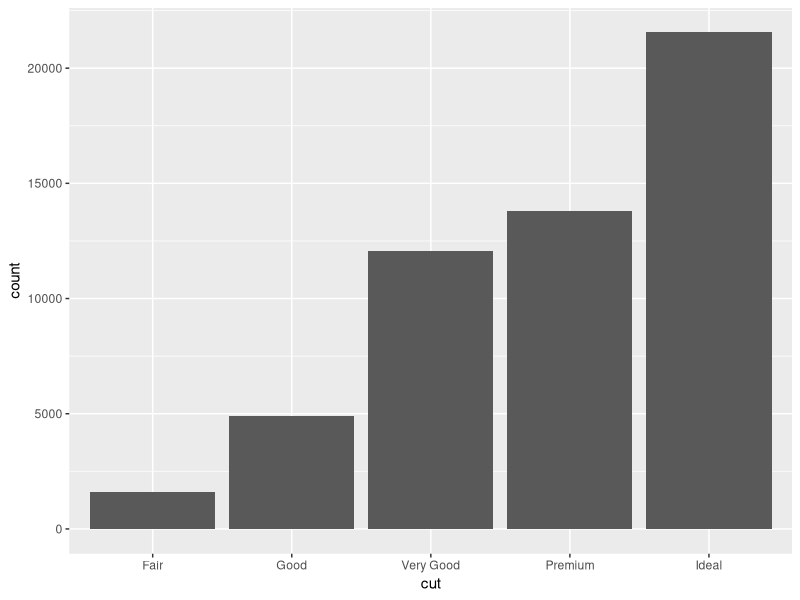
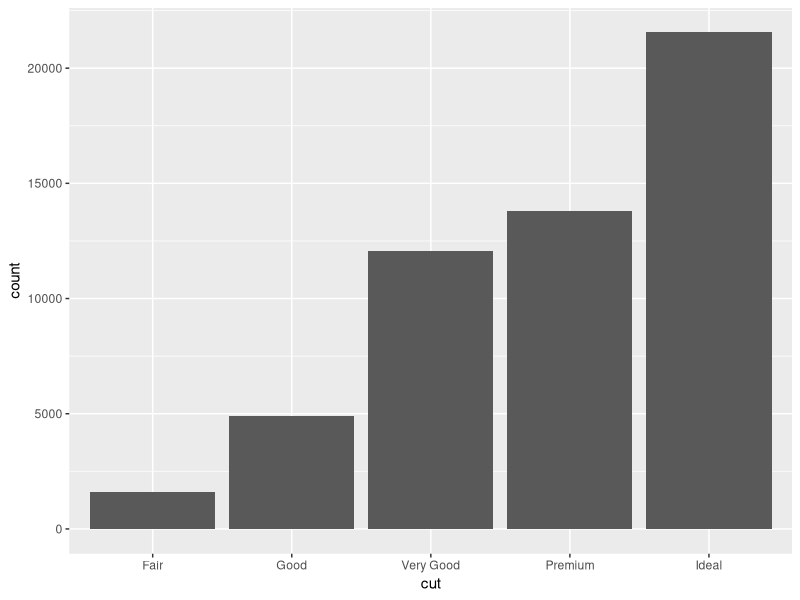
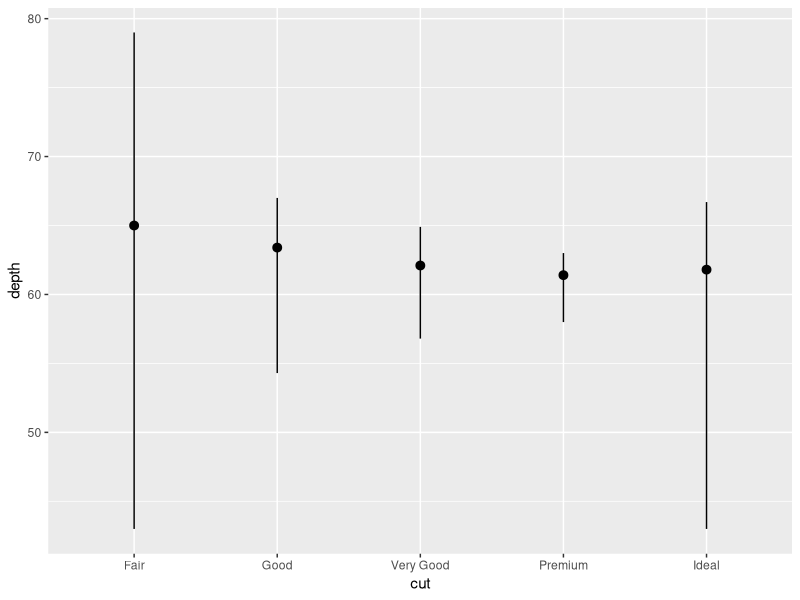
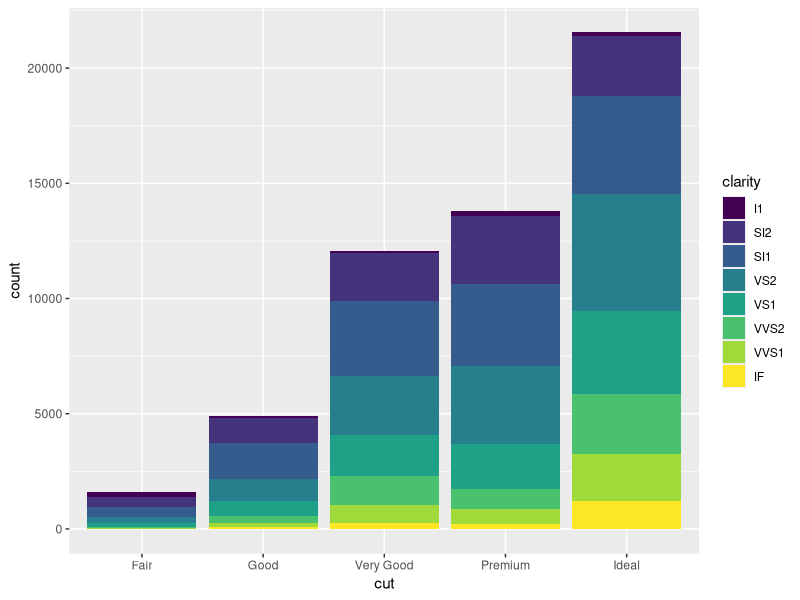
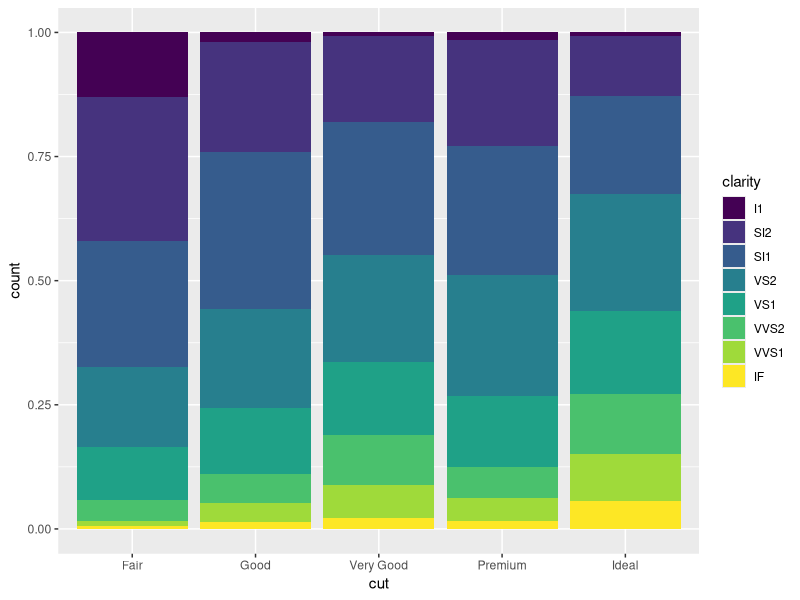

Reproduce these figures in R, in order.
# Exercise 2: advanced ggplot2 practice

# Install and load the `ggplot2` package
#install.packages('ggplot2')
library(ggplot2)

# For this exercise you will again be working with the `diamonds` data set.
# Use `?diamonds` to review details about this data set
?diamonds

## Statistical Transformations

# Draw a bar chart of the diamonds data, organized by cut
# Each bar's height is based on the "count" (number) of diamonds with that cut
ggplot(diamonds) +
  geom_bar(mapping = aes(x = cut), stat = "count")

# Use the `stat_count` to apply the statistical transformation "count" to the 
# diamonds by cut. You do not need a separate geometry layer!
ggplot(diamonds) +
  stat_count(mapping = aes(x = cut))

# Use the `stat_summary` function to draw a chart with a summary layer.
# Map the x-position to diamond `cut`, and the y-position to diamond `depth`
# Bonus: use `min` as the function ymin, `max` as the function ymax, and `median` 
# as the function y
ggplot(diamonds) +
  stat_summary(mapping = aes(x = cut, y = depth), fun.ymin = min, 
               fun.ymax = max, fun.y =  median)

## Position Adjustments

# Draw a bar chart of diamonds organized by cut, with each bar filled by clarity.
# You should see a _stacked_ bar chart.
ggplot(diamonds) +
  geom_bar(mapping = aes(x = cut, fill = clarity))

# Draw the same chart again, but with each element positioned to "fill" the y axis
ggplot(diamonds) +
  geom_bar(mapping = aes(x = cut, fill = clarity), position = "fill")

# Draw the same chart again, but with each element positioned to "dodge" each other


# Draw a plot with point geometry with the x-position mapped to `cut` and the 
# y-position mapped to `clarity`
# This creates a "grid" grouping the points


# Use the "jitter" position adjustment to keep the points from all overlapping!
# (This works a little better with a sample of diamond data, such as from the 
# previous exercise).



## Scales

# Draw a "boxplot" (with `geom_boxplot`) for the diamond's price (y) by color (x)


# This has a lot of outliers, making it harder to read. To fix this, draw the 
# same plot but with a _logarithmic_ scale for the y axis.


# For another version, draw the same plot but with `violin` geometry instead of 
# `boxplot` geometry!
# How does the logarithmic scale change the data presentation?


# Another interesting plot: draw a plot of the diamonds price (y) by carat (x), 
# using a heatmap of 2d bins (geom_bin2d)
# What happens when you make the x and y channels scale logarithmically?


# Draw a scatter plot for the diamonds price (y) by carat (x). Color each point
# by the clarity (Remember, this will take a while. Use a sample of the diamonds 
# for faster results)


# Change the color of the previous plot using a ColorBrewer scale of your choice. 
# What looks nice?



## Coordinate Systems

# Draw a bar chart with x-position and fill color BOTH mapped to cut
# For best results, SET the `width` of the geometry to be 1 (fill plot, no space
# between)
# TIP: You can save the plot to a variable for easier modifications


# Draw the same chart, but with the coordinate system flipped


# Draw the same chart, but in a polar coordinate system. It's a Coxcomb chart!



## Facets

# Take the scatter plot of price by carat data (colored by clarity) and add 
# _facets_ based on the diamond's `color`



## Saving Plots

# Use the `ggsave()` function to save the current (recent) plot to disk.
# Name the output file "my-plot.png".
# Make sure you've set the working directory!!

